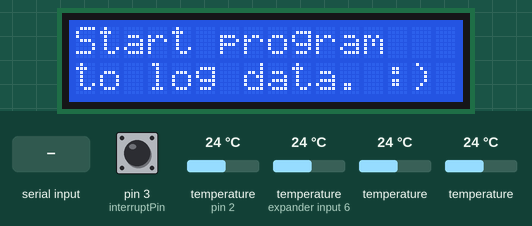
Simulated run of this sketch. Board: Arduino Uno, built with avr-gcc and run on an emulated ATmega328P. On the bench: 16×2 character LCD. The test bench sets the inputs (shaded band); at power-on: pin 3 (interruptPin) HIGH, temperature (sensors on pin 2, expander input 6) 24 °C, temperature 24 °C. The local clock reads 2024-03-15 10:24:30 at power-on unless the sketch sets it; what the sketch prints to the serial monitor is not drawn.

Above: at 0.9 s.
1.0 s: byte 30 received over Serial
At 2.1 s:
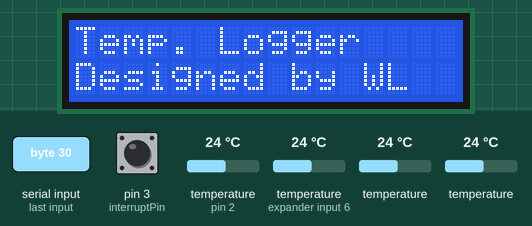
At 8.3 s:
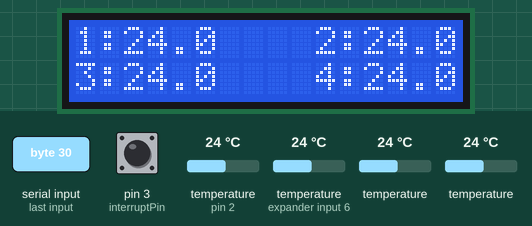
Timing chart, 0 to 9.8 s (numbered marks = the images above; inputs shaded):
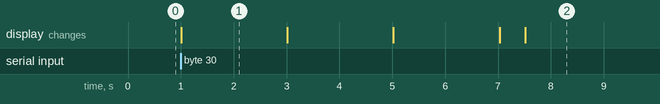

Measured:
- after the input at 1.0 s, the display: changes at once (image 1)
- what the display in image 1 shows lasts 2.0 s, from 1.0 s to 3.0 s

The sketch:

DS18B20_temp_logger.ino
```cpp
/* 4 Channel DS18B20 Temperature Data Logger with Display

 Designed & Programmed by William Lau
 7/17/2017

 Hardware - Arduino Uno
          - 16x2 Arduino Keypad LCD shield
          - 9V~12V DC, minimum 250mA Power Supply
          - 4 DS18B20 temperature sensors
          - a 4K7 1/4W resistor

  This program performs the following tasks:
  1. Request & sends data from the DS18B20 to the computer through serial. It has a minimum delay of 0.45 seconds.
  2. Displays temperature on a LCD screen

      *Note: Sensor will send value of -127.0 or 85.0 if there is a problem connecting to a sensor.

  3. Displays an error message if a sensor is not detected
  4. Automatically turn off backlight after a set period of time

*/

/***************** IMPORTANT *************************

16 x 2 LCD Keypad Shield Backlight Bug

D10 (digital pin I/O 10) is used for controlling backlight of the LCD.
Normally, D10 is set to OUTPUT and set HIGH to turn on and LOW to turn off.

However, there is a critical bug and as soon as D10 is set to OUTPUT and HIGH,
there is a significant amount of current drawn to MCU and it could damage or shorten the life of MCU.

To bypass this problem, following has been changed.

1. To set the backlight on, set pin 10 as input.
2. To set the backlight off, set pin 10 as output, and immediately set output low (never high!)

******************************************************/

//Library Headers
#include <OneWire.h>
#include <DallasTemperature.h>  // DS18B20 library
#include <LiquidCrystal.h>  // LCD library
#include <DS3231.h>

#define ONE_WIRE_BUS 2 //sets I2C to PORT 2

OneWire oneWire(ONE_WIRE_BUS);
DallasTemperature sensors(&oneWire);  // Pass our oneWire reference to Dallas Temperature.

// initialize LiquidCrystal.h by associating any needed LCD interface pin with the arduino pin number
const int rs = 8, en = 9, d4 = 4, d5 = 5, d6 = 6, d7 = 7;
LiquidCrystal lcd(rs, en, d4, d5, d6, d7);

// Init the DS3231 using the hardware interface
DS3231  rtc(SDA, SCL);

// Global vars used in backlight control
const byte interruptPin = 3;
int backlightPin = 10;
int limit = 30;   // limits how many loop()cycles the backlight before turning off
bool flag = 1;    // flag sets high when interruptPin has NGT
volatile int count = 0; // counts up to value of limit before turning backlight off
double secPerSample = -1;  // in mS. used to generate an accurate timing interval
//char serialRX = 0;
unsigned long timeVal, timestart;

//========================Initial SETUP================================
void setup(void) {
  Serial.begin(19200); // start serial port
  sensors.begin();  // initialize i2c comm
  lcd.begin(16, 2);  // declares the LCD's number of columns and rows:
  rtc.begin();

  attachInterrupt(digitalPinToInterrupt(interruptPin), backlightISR, FALLING);   // Enable PIN3 ISR on a NGT

  lcd.print("Start program   ");
  lcd.setCursor(0,1);
  lcd.print("to log data. :) ");

  // Wait for log rate
  portNumConnect();

  lcd.clear();
  bootupText();

  secPerSample *= 1000;	// convert secPerSample to mSecs

  pinMode(backlightPin, INPUT); // See important note above
  pinMode(interruptPin, INPUT_PULLUP);
  lcd.clear();
  printTNum();

  sensors.setResolution(11);  // set global ADC resolution to 11-bits
  timestart = rtc.getUnixTime(rtc.getTime());
}


//================= PROGRAM LOOP =================================
void loop(void)
{
    float t1, t0;
    t0 = millis();

    sensors.requestTemperatures();    // start temp conversion on all device
    sensors.setWaitForConversion(1); // set WaitForConversion flag high

    printSerial();	// send data to serial port

    // Sudo ISR for auto backlight shutoff
    if( flag  == 1 && count < limit){
      count++;
    }
    else{
	  pinMode(backlightPin, OUTPUT);
      digitalWrite(backlightPin, 0);
      count = 0;
      flag = 0;
    }

    printLCD();

    t1 = millis();
    if((t1 - t0) < secPerSample){
       delay(secPerSample - (t1 - t0));
    }
}

//=========================== backlightISR ================================
//===== This function sets the global variable "flag" high when       =====
//===== interruptPin has a NGT.                                       =====
//=====                                                               =====
//===== Parameter: None                                               =====
//===== Return: None                                                  =====
//=========================================================================
void backlightISR(){
  pinMode(backlightPin, INPUT);
  flag = 1;
}

//=========================== printTNum ===================================
//===== This function prints "T1", "T2", "T3", "T4" to the LCD        =====
//=====                                                               =====
//===== Parameter: None                                               =====
//===== Return: None                                                  =====
//=========================================================================
void printTNum(void){
   // display T1, T2, T3,T4
  lcd.setCursor(0,0);
  lcd.print("1:");

  lcd.setCursor(10,0);
  lcd.print("2:");

  lcd.setCursor(0,1);
  lcd.print("3:");

  lcd.setCursor(10,1);
  lcd.print("4:");
}

//=========================== printLCD ====================================
//===== This function prints data sent from DS18B20 to LCD.           =====
//===== DS18B20 returns -127.0 or 85.0 if sensor is not detected      =====
//=====                                                               =====
//===== Parameter: None                                               =====
//===== Return: None                                                  =====
//=========================================================================
void printLCD(){
  float data;
  // Set cursor & prints sensor value to LCD display
  for(int n = 0; n < 4; n++){
    switch(n){
      case 0:
        lcd.setCursor(2,0);
        break;
      case 1:
        lcd.setCursor(12,0);
        break;
      case 2:
        lcd.setCursor(2,1);
        break;
      case 3:
        lcd.setCursor(12,1);
        break;
     }

    data = sensors.getTempCByIndex(n);
    if(data != -127.00 || data != 85.00){
      lcd.print(data, 1); // prints sensor data to 1 decimal place
    }
    else {
      lcd.print("Err");
    }
  }

  lcd.setCursor(6,0);
  lcd.print("  ");
  lcd.setCursor(6,1);
  lcd.print("  ");
}

//=========================== printSerial==================================
//===== This function sends data from DS18B20 to serial port.         =====
//===== This data will be read & compiled by a C script               =====
//=====                                                               =====
//===== Parameter: None                                               =====
//===== Return: None                                                  =====
//=========================================================================
void printSerial(){
    // Send data to serial port
    if(sensors.isConversionComplete() == 1){
      timeVal = rtc.getUnixTime(rtc.getTime()) - timestart;   // calculate time passed since logging began
      Serial.print(rtc.getTimeStr());
      Serial.print(" , ");
      Serial.print(timeVal);
      Serial.print(" , ");
      Serial.print(sensors.getTempCByIndex(0), 1);
      Serial.print(" , ");
      Serial.print(sensors.getTempCByIndex(1), 1);
      Serial.print(" , ");
      Serial.print(sensors.getTempCByIndex(2), 1);
      Serial.print(" , ");
      Serial.print(sensors.getTempCByIndex(3), 1);
      Serial.print("\n"); // serial must send '\n' instead of println() to start new set of data
    }
}

//=========================== bootupText===================================
//===== This function sends the bootup text to the LCD display        =====
//=====                                                               =====
//===== Parameter: None                                               =====
//===== Return: None                                                  =====
//=========================================================================
void bootupText(){
  // Display bootup text
  lcd.clear();
  lcd.print("Temp. Logger");
  lcd.setCursor(0,1);
  lcd.print("Designed by WL");
  delay(2000);


  // Display # of sensors detected
  lcd.clear();
  lcd.print("Sensors detected");
  lcd.setCursor(0,1);
  lcd.print(sensors.getDeviceCount());
  delay(2000);

  lcd.clear();
  lcd.print("Sec per Sample:");
  lcd.setCursor(0, 1);
  lcd.print(secPerSample);
  delay(2000);
}

//=========================== portNumConnect===============================
//===== This function transmits a handshake char continously and      =====
//===== stops when a value between 1 to 127 is received.	  		      =====
//=====                                                               =====
//===== Parameter: None                                               =====
//===== Return: None                                                  =====
//=========================================================================
void portNumConnect(){
  while(secPerSample < 1 || secPerSample > 127){
    Serial.print("W");
    delay(5);
    secPerSample = Serial.read();
  }
}
```
